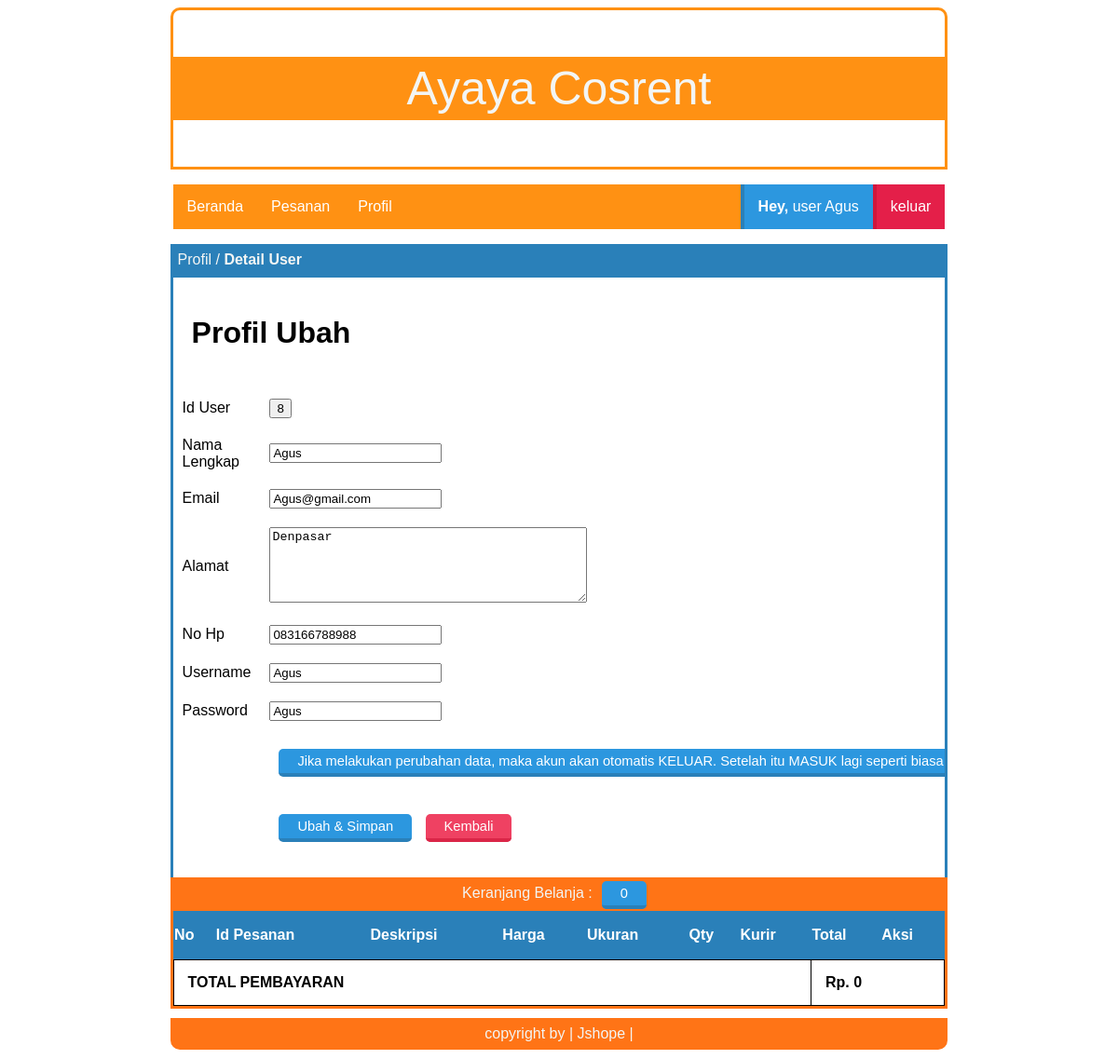
Page /index.php?page=profil_ubah (signed in) on the committed database.
### tables this page shows
CREATE TABLE `tbl_users` (
  `id_user` int(100) NOT NULL,
  `nama_lengkap` varchar(30) NOT NULL,
  `email` varchar(30) NOT NULL,
  `username` varchar(6) NOT NULL,
  `password` varchar(6) NOT NULL,
  `alamat` varchar(50) NOT NULL,
  `no_hp` text NOT NULL,
  `title` varchar(10) NOT NULL
);

### page/user/profil/profil_ubah.php (the view, shortened to what this page needs)
<div class="box-title">
    <p>Profil / <b>Detail User</b></p>
</div>
<div id="box">
  <h1>Profil Ubah</h1>
  <?php
  include 'lib/koneksi.php';
  $user = $_SESSION['username'];
  $ambiluser = $conn->prepare("SELECT * FROM tbl_users WHERE username =:user");
  $ambiluser->bindparam(':user', $user);
  $ambiluser->execute();
  $data = $ambiluser->fetch(PDO::FETCH_OBJ);
   ?>
  <form name="ubah" action="?page=profil_ubahpro" method="post" enctype="multipart/form-data">
  <table class="article">
    <tr>
      <td>Id User</td>
      <td>
        <input type="button" name="id_user" value="<?php echo $data->id_user; ?>">
      </td>
    </tr>
    <tr>
      <td>Nama Lengkap</td>
      <td>
        <input type="text" name="nama_lengkap" value="<?php echo $data->nama_lengkap; ?>" required>
      </td>
    </tr>
    <tr>
      <td>Email</td>
      <td>
        <input type="text" name="email" value="<?php echo $data->email; ?>" required>
      </td>
    </tr>
    <tr>
      <td>Alamat</td>
      <td>
        <textarea name="alamat" rows="5" cols="40" required><?php echo $data->alamat; ?></textarea>
      </td>
    </tr>
    <tr>
      <td>No Hp</td>
      <td>
        <input type="text" name="no_hp" value="<?php echo $data->no_hp; ?>" required>
      </td>
    </tr>
    <tr>
      <td>Username</td>
      <td>
        <input type="text" name="username" maxlength="6" value="<?php echo $data->username; ?>" required>
      </td>
    </tr>
    <tr>
      <td>Password</td>
      <td>
        <input type="text" name="password" maxlength="6" value="<?php echo $data->password; ?>" required>
      </td>
    </tr>
    <tr>
      <td></td>
      <td>
        <input class="tombol-biru" type="button" value="Jika melakukan perubahan data, maka akun akan otomatis KELUAR. Setelah itu MASUK lagi seperti biasa">
      </td>
    </tr>
    <tr>
      <td></td>
      <td>
        <input class="tombol-biru" type="submit" name="ubah" value="Ubah & Simpan">
        <a class="tombol-merah" href="?page=profil">Kembali</a>
      </td>
    </tr>
  </table>
  </form>
  <br>
</div>

### style.css (style rules this page uses)
.box-title { background: #2a80b9; width: 70%; height: 30px; margin: auto; border: 3px solid #2a80b9; }
.box-title p { color: #f3f5f4; margin: 5px 5px; font-family: sans-serif; }
#box { border-bottom: 0px; border-left: 3px solid #2a80b9; border-right: 3px solid #2a80b9; width: 70%; margin: auto; min-height: 200px; overflow: hidden; }
table.article { border-collapse: collapse; border: 0px; width: 100%; }
.article td { border: 0px; padding: 10px; }
#box p, h1, h2, table, tr, td, img { font-family: sans-serif; padding: 20px; text-align: justify; }
.tombol-biru { background: #2c97df; color: white; border-top: 0; border-left: 0; border-right: 0; border-bottom: 4px solid #2a80b9; border-radius: 5px; padding: 5px 20px; text-decoration: none; font-family: sans-serif; font-size: 11pt; margin: 10px; }
.tombol-merah { background: #ef4162; color: white; border-top: 0; border-left: 0; border-right: 0; border-bottom: 4px solid #da2648; border-radius: 5px; padding: 5px 20px; text-decoration: none; font-family: sans-serif; font-size: 11pt; }

### rows in the picture
tbl_users: id_user "8", nama_lengkap "Agus", email "Agus@gmail.com", alamat "Denpasar", no_hp "083166788988", username "Agus", password "Agus"

### other values in the picture
$title "user"
$user "Agus"
$count "0"
$jumlah "0"
